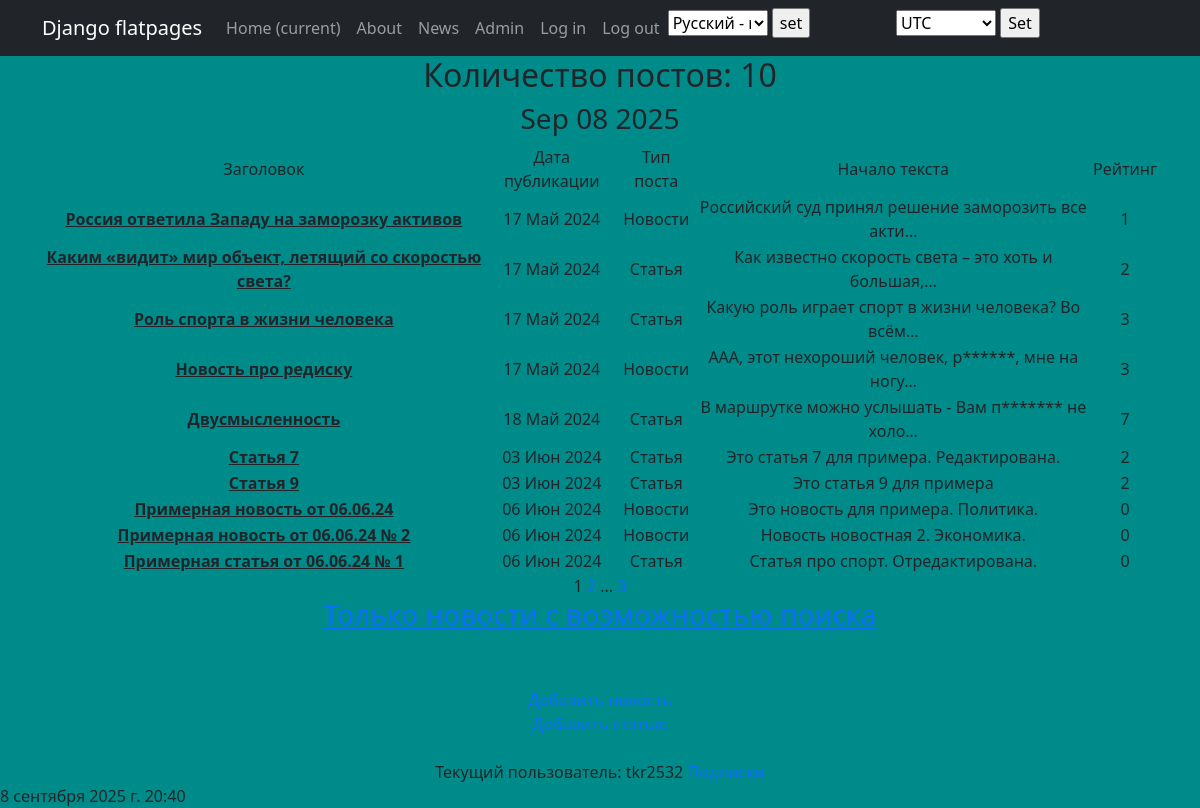
The app's page /news/ (signed in), older data.
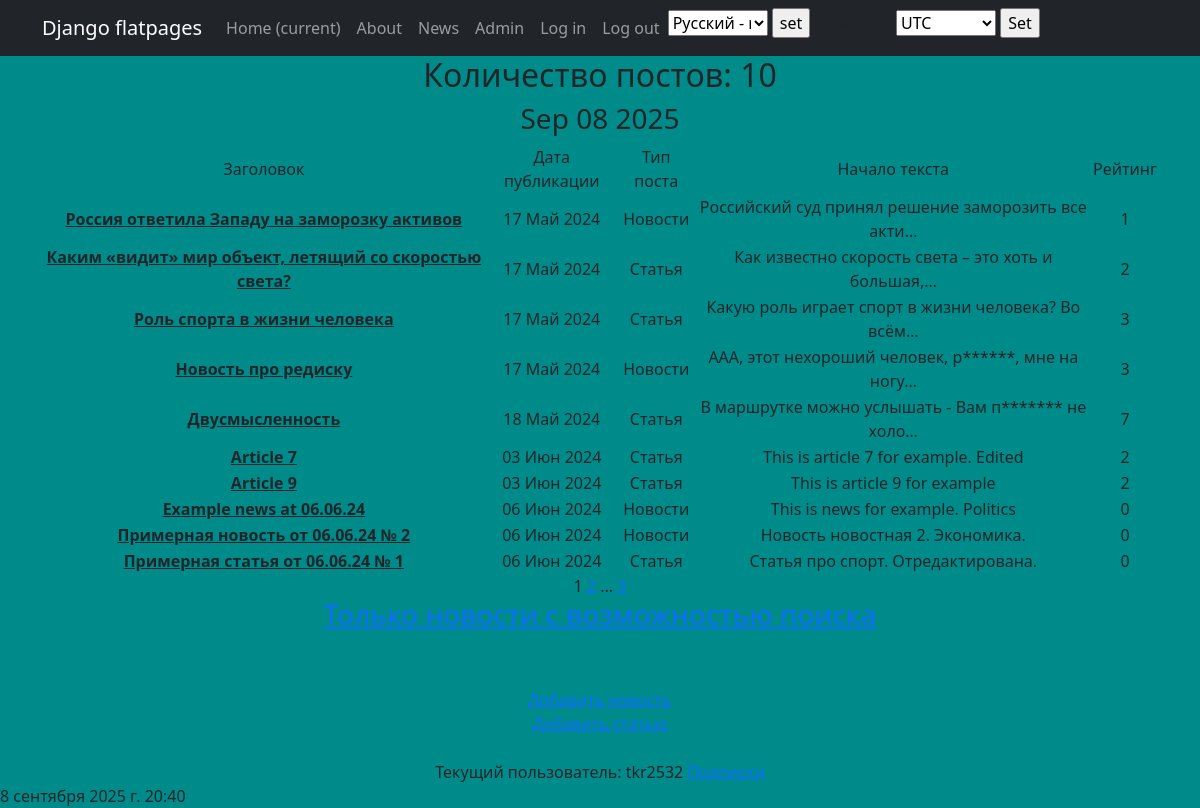
The same page, newer data.
### NewsPortal_app/models.py (models this page shows, shortened)
class Post(models.Model):
    TYPE_POST = [
        ('N', "Новости"),
        ('A', "Статья"),
    ]
    type_post = models.CharField(max_length=1, choices=TYPE_POST, default='A')
    time_create = models.DateTimeField(auto_now_add=True)
    post_title = models.CharField(max_length=255)
    post_content = models.TextField()
    post_rating = models.IntegerField(default=0)
    author = models.ForeignKey(Author, on_delete=models.CASCADE)
    post_category = models.ManyToManyField(Category, through='PostCategory')

### NewsPortal_app/views.py (the view)
# urls.py: path('', PostListView.as_view(), name='posts_list'),
class PostListView(ListView, TimezoneSwitch):
    model = Post
    ordering = 'time_create'
    template_name = 'posts.html'
    context_object_name = 'posts'
    paginate_by = 10

### NewsPortal_app/context_processors.py (called while the page is built)
def get_current_time(request):
    return {'current_time': timezone.localtime(timezone.now()),
            'timezones': pytz.common_timezones}

### NewsPortal_app/templatetags/custom_tags.py (called while the page is built)
@register.simple_tag()
def current_time(format_string='%b %d %Y'):
    return datetime.now().strftime(format_string)

### templates/posts.html (shortened to what this page needs)
{% extends 'flatpages/default.html' %}
{% load i18n %}
{% load custom_filters %}
{% load custom_tags %}
{% block content%}
<h2> {% trans "Number of posts" %}: {{posts|length}}</h2>
<h3>{% current_time '%b %d %Y' %}</h3>
<table>
    <tr>
        <td>{% trans "Heading" %}</td>
        <td>{% trans "Publication date" %}</td>
        <td>{% trans "Post type" %}</td>
        <td>{% trans "Content begin" %}</td>
        <td>{% trans "Rating" %}</td>
    </tr>
    {% for post in posts%}
      <tr>
        <td><a class="nav-link" href={{post.pk}}><u><b>{{post.post_title}}</u></b></a></td>
        <td>{{post.time_create|date:'d M Y'}}</td>
        <td>{{post.get_type_post_display}}</td>
        <td>{{post.post_content|truncatechars:50|censor}}</td>
        <td>{{post.post_rating}}</td>
      </tr>
    {% endfor%}
</table>
   {{ page_obj.number }}
   {% if page_obj.has_next %}
       <a href="?page={{ page_obj.next_page_number }}">{{ page_obj.next_page_number }}</a>
       {% if paginator.num_pages != page_obj.next_page_number %}
           ...
           <a href="?page={{ page_obj.paginator.num_pages }}">{{ page_obj.paginator.num_pages }}</a>
       {% endif %}
   {% endif %}
<h3><a href="/news/search">{% trans "Only searchable news" %}</a></h3>
<br><br>
<a href="news/create">{% trans "Add news" %}</a>
<br>
<a href="articles/create">{% trans "Add an article" %}</a>
<br><br>
{% trans "Current user" %}:
{% if not user.username %}
{% trans "No user" %}
{% else %}
{{ user.username }}
<a href="subscriptions/">{% trans "Subscriptions" %}</a>
{% endif%}
{% endblock content%}

### templates/flatpages/default.html (shortened to what this page needs)
{% load i18n %}
{% load tz %}
{% get_current_timezone as TIME_ZONE %}
<!DOCTYPE html>
<html lang="en">
    <head>
        {% load static %}
        <link href="{% static 'css\styles.css' %}" rel="stylesheet" />
    </head>
    <body>
        <nav class="navbar navbar-expand-lg navbar-dark bg-dark">
             <div class="container">
                   <a class="navbar-brand" href="#">Django flatpages</a>
                   <div class="collapse navbar-collapse" id="navbarResponsive">
                       <ul class="navbar-nav ml-auto">
                           <li class="nav-item active">
                               <a class="nav-link" href="#">Home
                                   <span class="sr-only">(current)</span>
                               </a>
                           </li>
                           <li class="nav-item">
                               <a class="nav-link" href="/about/">About</a>
                           </li>
                           <li class="nav-item">
                               <a class="nav-link" href="/news/">News</a>
                           </li>
                           <li class="nav-item">
                               <a class="nav-link" href="/admin/">Admin</a>
                           </li>
                           <li class="nav-item">
                               <a class="nav-link" href="/accounts/login">Log in</a>
                           </li>
                           <li class="nav-item">
                               <a class="nav-link" href="/accounts/logout">Log out</a>
                           </li>
                           <li class="nav-item">
                               {% include 'lang_switch.html' %}
                           </li>
                           <li class="nav-item">
                               {% include 'timezone_switch.html' %}
                           </li>
                       </ul>
                   </div>
             </div>
        </nav>
        <div class="container">
            <div class="row">
                <div class="col-lg-12 text-center">
                    {% block content %}{% endblock content %}
                </div>
            </div>
        </div>
{{ current_time|timezone:TIME_ZONE }}
    </body>
</html>

### templates/lang_switch.html (shortened to what this page needs)
{% load i18n %}
<form action="{% url 'set_language' %}" method="POST">
  <select name="language" id="">
    {% get_available_languages as LANGUAGES %}
    {% get_language_info_list for LANGUAGES as languages %}
    {% get_current_language as LANGUAGE_CODE %}
    {% for language in languages %}
        <option value="{{ language.code }}" {% if language.code == LANGUAGE_CODE%} selected {% endif %}>
          {{ language.name_local }} - {{ language.code }}
        </option>
    {% endfor %}
  </select>
  <input type="submit" value="set">
</form>

### templates/timezone_switch.html (shortened to what this page needs)
{% load tz %}
{% get_current_timezone as TIME_ZONE %}
<form action="" method="POST">
  <label for="timezone">Time zone:</label>
  <select name="timezone" data-width="300px">
    {% for tz in timezones %}
        <option value="{{ tz }}"{% if tz == TIME_ZONE %} selected {% endif %}>
            {{ tz }}
        </option>
    {% endfor %}
  </select>
  <input type="submit" value="Set">
</form>

Row changes from the older to the newer data that the page shows:
changed Post: post_title "Статья 7" → "Article 7"; post_content|censor "Это статья 7 для примера. Редактирована." → "This is article 7 for example. Edited"
changed Post: post_title "Статья 9" → "Article 9"; post_content|censor "Это статья 9 для примера" → "This is article 9 for example"
changed Post: post_title "Примерная новость от 06.06.24" → "Example news at 06.06.24"; post_content|censor "Это новость для примера. Политика." → "This is news for example. Politics"
